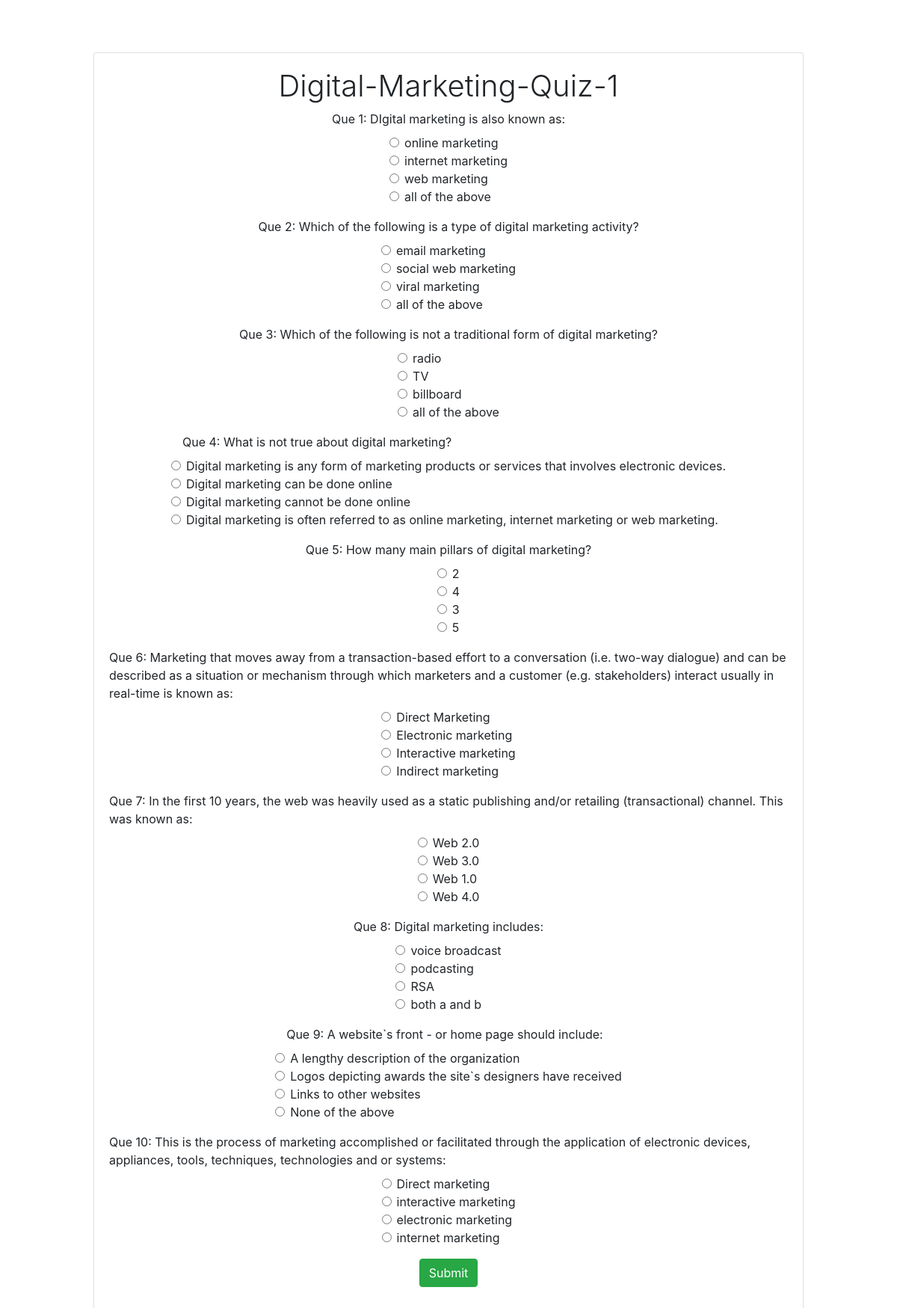
The app's page /test/digitalmarketing-basics-quiz1 with its own data.
### quiz/models.py (models this page shows, shortened)
class quiz(models.Model):
    course_name = models.ForeignKey(course,default=1,on_delete=models.SET_DEFAULT)
    quiz_name = models.CharField(max_length=200)
    quiz_slug = models.CharField(max_length=300,blank=True)

class question(models.Model):
    course_name = models.ForeignKey(course,default=1,on_delete=models.SET_DEFAULT)
    quiz_name = models.ForeignKey(quiz,default=1,on_delete=models.SET_DEFAULT)
    quiz_question = models.TextField()
    option_one = models.TextField()
    option_two = models.TextField()
    option_three = models.TextField()
    option_four = models.TextField()
    answer = models.TextField()

### quiz/views.py (the view)
# urls.py: path('<single_slug>',views.dispTest,name="test"),
def dispTest(request,single_slug):
    for q in quiz.objects.all():
        if q.quiz_slug == single_slug:
            q_obj = q
    title = q_obj.quiz_name
    slug = q_obj.quiz_slug
    questions = []
    for q in question.objects.all():
        if q.course_name == q_obj.course_name:
            if q.quiz_name == q_obj:
                questions.append(q)
    return render(request,'test.html',{'question':questions,'title':title,'single_slug':slug})

### templates/test.html (shortened to what this page needs)
<!doctype html>
<html lang="en">
	<head>
		<link rel="stylesheet" href="https://cdn.jsdelivr.net/npm/bootstrap@4.6.0/dist/css/bootstrap.min.css">
		<link rel="stylesheet" href="https://cdn.jsdelivr.net/npm/bootstrap-icons@1.4.0/font/bootstrap-icons.css">
	</head>
	<body style="padding-top: 70px;">
	<div class="container">
		<div class="row">
			<div class="card offset-lg-1 col-lg-10 col-md-12 col-sm-12">
				<div class="card-body">
					<h1 class="text-center font-weight-light">{{title}}</h1>
					<form method="POST" action="/test/score/{{single_slug}}/">
						{% for q in question %}
						<div class="form-group">
							<div class="row">
								<div class="mx-auto">
									<label >Que {{forloop.counter}}: {{q.quiz_question}}</label>
									<div class="row">
										<div class="mx-auto">
											<div class="form-check">
												<label class="form-check-label" for="exampleRadios1">
													<input class="form-check-input" type="radio" name={{forloop.counter}} id="exampleRadios1" value="one" > {{q.option_one}}
												</label>
											</div>
											<div class="form-check">
												<label class="form-check-label" for="exampleRadios2">
													<input class="form-check-input" type="radio" name={{forloop.counter}} id="exampleRadios2" value="two">{{q.option_two}}
												</label>
											</div>
											<div class="form-check">
												<label class="form-check-label" for="exampleRadios3">
													<input class="form-check-input" type="radio" name={{forloop.counter}} id="exampleRadios3" value="three" >{{q.option_three}}
												</label>
											</div>
											<div class="form-check">
												<label class="form-check-label" for="exampleRadios4">
													<input class="form-check-input" type="radio" name={{forloop.counter}} id="exampleRadios4" value="four">{{q.option_four}}
												</label>
											</div>
										</div>
									</div>
								</div>
							</div>
						</div>
						{% endfor %}
						<div class="form-group">
							<div class="row">
								<div class="mx-auto">
									<button type="submit" class="btn btn-success ">Submit</button>
								</div>
							</div>
						</div>
					</form>
				</div>
			</div>
		</div>
	</div>
	</body>
</html>

### records on screen
quiz: quiz_name "Digital-Marketing-Quiz-1"
question: quiz_question "DIgital marketing is also known as:", option_one "online marketing", option_two "internet marketing", option_three "web marketing", option_four "all of the above"
question: quiz_question "Which of the following is a type of digital marketing activity?", option_one "email marketing", option_two "social web marketing", option_three "viral marketing", option_four "all of the above"
question: quiz_question "Which of the following is not a traditional form of digital marketing?", option_one "radio", option_two "TV", option_three "billboard", option_four "all of the above"
question: quiz_question "What is not true about digital marketing?", option_one "Digital marketing is any form of marketing products or services that involves electronic devices.", option_two "Digital marketing can be done online", option_three "Digital marketing cannot be done online", option_four "Digital marketing is often referred to as online marketing, internet marketing or web marketing."
question: quiz_question "How many main pillars of digital marketing?", option_one "2", option_two "4", option_three "3", option_four "5"
question: quiz_question "Marketing that moves away from a transaction-based effort to a conversation (i.e. two-way dialogue) and can be described as a situation or mechanism through which marketers and a customer (e.g. stakeholders) interact usually in real-time is known as:", option_one "Direct Marketing", option_two "Electronic marketing", option_three "Interactive marketing", option_four "Indirect marketing"
question: quiz_question "In the first 10 years, the web was heavily used as a static publishing and/or retailing (transactional) channel. This was known as:", option_one "Web 2.0", option_two "Web 3.0", option_three "Web 1.0", option_four "Web 4.0"
question: quiz_question "Digital marketing includes:", option_one "voice broadcast", option_two "podcasting", option_three "RSA", option_four "both a and b"
question: quiz_question "A website`s front - or home page should include:", option_one "A lengthy description of the organization", option_two "Logos depicting awards the site`s designers have received", option_three "Links to other websites", option_four "None of the above"
question: quiz_question "This is the process of marketing accomplished or facilitated through the application of electronic devices, appliances, tools, techniques, technologies and or systems:", option_one "Direct marketing", option_two "interactive marketing", option_three "electronic marketing", option_four "internet marketing"
